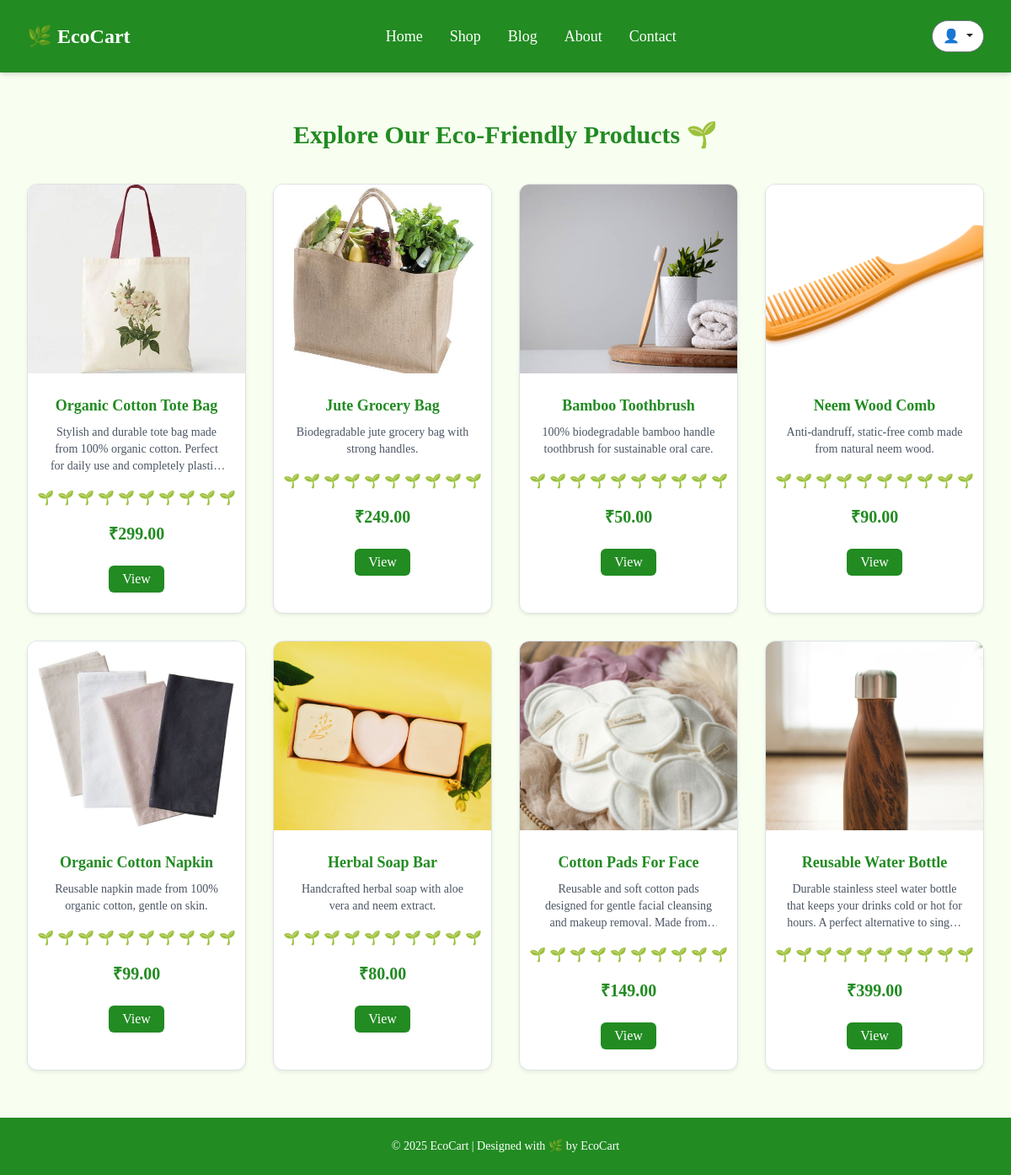
Page /shop on the committed database.
### app/models.py (models this page shows, shortened)
class Product(models.Model):
    name = models.CharField(max_length=200)
    category = models.ForeignKey(Category, on_delete=models.CASCADE, related_name='products')
    description = models.TextField()
    price = models.DecimalField(max_digits=8, decimal_places=2)
    image = models.ImageField(upload_to='product_images/', null=True, blank=True)
    eco_rating = models.IntegerField(default=5)

### app/views.py (the view)
# urls.py: path('shop', views.shop, name='shop'),
def shop(request):
    products = Product.objects.all()
    return render(request, 'shop.html', {'products': products})

### templates/shop.html (shortened to what this page needs)
{% extends 'index.html' %}
{% load static %}
{% block content %}
<body class="bg-bgColor text-gray-800 font-[Poppins]">
    <script src="https://cdn.tailwindcss.com"></script>
    <section class="px-8 py-14">
        <h1 class="text-3xl font-bold text-mainGreen text-center mb-10">Explore Our Eco-Friendly Products 🌱</h1>
        <div class="grid grid-cols-1 sm:grid-cols-2 md:grid-cols-3 lg:grid-cols-4 gap-8">
            {% for product in products %}
            <div
                class="bg-white border border-gray-200 rounded-xl shadow-sm hover:shadow-lg transition transform hover:-translate-y-1 overflow-hidden">
                <div class="h-56 overflow-hidden">
                    <img src="{{ product.image.url }}" alt="{{ product.name }}"
                        class="w-full h-full object-cover hover:scale-105 transition duration-300">
                </div>
                <div class="p-4 text-center">
                    <h3 class="text-lg font-semibold text-mainGreen">{{ product.name }}</h3>
                    <p class="text-gray-600 text-sm mt-2 line-clamp-3">{{ product.description }}</p>
                    <div class="mt-3 flex justify-center items-center gap-1 text-yellow-500">
                        {% for i in "12345"|slice:":product.eco_rating"|make_list %}
                        <span>🌱</span>
                        {% endfor %}
                        {% for i in "12345"|slice:"product.eco_rating:"|make_list %}
                        <span class="text-gray-300">🌱</span>
                        {% endfor %}
                    </div>
                    <p class="text-xl font-bold text-mainGreen mt-3">₹{{ product.price }}</p>
                    <div class="flex justify-center gap-2 mt-4">
                        <a href="{% url 'product_detail' product.id %}"
                            class="bg-mainGreen text-white px-3 py-1 rounded-md hover:bg-green-700 transition">
                            View
                        </a>
                    </div>
                </div>
            </div>
            {% empty %}
            <p class="col-span-full text-center text-gray-600">No products found.</p>
            {% endfor %}
        </div>
    </section>
</body>
{% endblock %}

### rows in the picture
Product: image (picture), name "Organic Cotton Tote Bag", description "Stylish and durable tote bag made from 100% organic cotton. Perfect for daily use and…", price "299.00"
Product: image (picture), name "Jute Grocery Bag", description "Biodegradable jute grocery bag with strong handles.", price "249.00"
Product: image (picture), name "Bamboo Toothbrush", description "100% biodegradable bamboo handle toothbrush for sustainable oral care.", price "50.00"
Product: image (picture), name "Neem Wood Comb", description "Anti-dandruff, static-free comb made from natural neem wood.", price "90.00"
Product: image (picture), name "Organic Cotton Napkin", description "Reusable napkin made from 100% organic cotton, gentle on skin.", price "99.00"
Product: image (picture), name "Herbal Soap Bar", description "Handcrafted herbal soap with aloe vera and neem extract.", price "80.00"
Product: image (picture), name "Cotton Pads For Face", description "Reusable and soft cotton pads designed for gentle facial cleansing and makeup removal. Made…", price "149.00"
Product: image (picture), name "Reusable Water Bottle", description "Durable stainless steel water bottle that keeps your drinks cold or hot for hours. A perfect alternative…", price "399.00"
